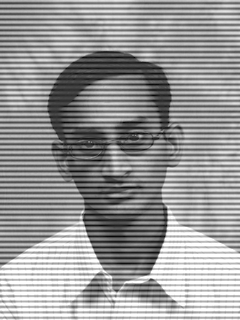
#> input picture transformada_fourier/img/periodic_noise.png, 240 x 320 px, found by its file name
$ python filtros.py
#> lines starting #> are read from the running program, lines starting #| are printed output that depends on the picture; after the words box and inside, x2 and y2 are one past the last pixel; in counts of white or black regions, pixels touching at a corner belong together
#2.     Crie filtros passa-baixa do tipo ideal, butterworth e gaussiano e aplique-o às imagens disponibilizadas. Visualize o seguinte:

#a)    a imagem inicial;
import numpy as np
import matplotlib.pyplot as plt

def ideal_lowpass_filter(shape, cutoff):
    """ Cria um filtro passa-baixa ideal """
    P, Q = shape
    H = np.zeros((P, Q))
    for u in range(P):
        for v in range(Q):
            D = np.sqrt((u - P/2)**2 + (v - Q/2)**2)
            if D <= cutoff:
                H[u, v] = 1
    return H

def butterworth_lowpass_filter(shape, cutoff, order):
    """ Cria um filtro passa-baixa Butterworth """
    P, Q = shape
    H = np.zeros((P, Q))
    for u in range(P):
        for v in range(Q):
            D = np.sqrt((u - P/2)**2 + (v - Q/2)**2)
            H[u, v] = 1 / (1 + (D / cutoff)**(2 * order))
    return H

def gaussian_lowpass_filter(shape, cutoff):
    """ Cria um filtro passa-baixa Gaussiano """
    P, Q = shape
    H = np.zeros((P, Q))
    for u in range(P):
        for v in range(Q):
            D = np.sqrt((u - P/2)**2 + (v - Q/2)**2)
            H[u, v] = np.exp(-(D**2) / (2 * (cutoff**2)))
    return H

def visualize_filtering(image, filter, filtered_image):
    """Visualiza a imagem original, o filtro e a imagem filtrada."""
    fig, axes = plt.subplots(1, 3, figsize=(15, 5))

    axes[0].imshow(image, cmap='gray')
    axes[0].set_title("Imagem Original")
    axes[0].axis('off')

    axes[1].imshow(np.log1p(filter), cmap='gray')  # Usando log1p para melhor visualização
    axes[1].set_title("Filtro Passa-Baixa")
    axes[1].axis('off')

    axes[2].imshow(filtered_image, cmap='gray')
    axes[2].set_title("Imagem Filtrada")
    axes[2].axis('off')

    plt.tight_layout()
    plt.show()

def main():
    # Carregar a imagem
    img = plt.imread('/home/camila/Documentos/processamentoImagens/exercicios/transformada_fourier/img/periodic_noise.png')
#> img is the input picture: shape (320, 240) float32; min 0.00392, max 1, mean 0.593

    # Calcular o espectro de Fourier da imagem
    img_spectrum = np.fft.fftshift(np.fft.fft2(img))

    # Criar filtros passa-baixa
    shape = img.shape
#> shape = (320, 240)
    cutoff = 50
    order = 2
    H_ideal = ideal_lowpass_filter(shape, cutoff)
#> after the loop in ideal_lowpass_filter, `for u in range(P):`:
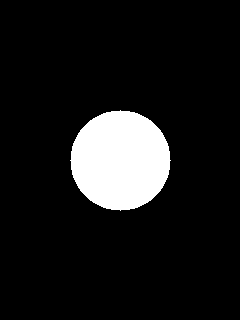
#> H: shape (320, 240) float64; values 0 (black) and 1 (white), 10.2% white; 1 white region, box (x1, y1, x2, y2) and area: (70, 110, 171, 211) 7845
    H_butterworth = butterworth_lowpass_filter(shape, cutoff, order)
#> after the loop in butterworth_lowpass_filter, `for u in range(P):`:
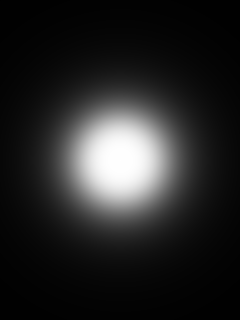
#> H: shape (320, 240) float64; min 0.00389, max 1, mean 0.149
    H_gaussian = gaussian_lowpass_filter(shape, cutoff)
#> after the loop in gaussian_lowpass_filter, `for u in range(P):`:
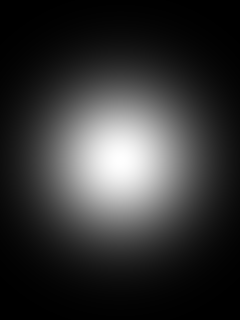
#> H: shape (320, 240) float64; min 0.000335, max 1, mean 0.201

    # Aplicar os filtros à imagem
    img_filtered_ideal = np.abs(np.fft.ifft2(np.fft.ifftshift(img_spectrum * H_ideal)))
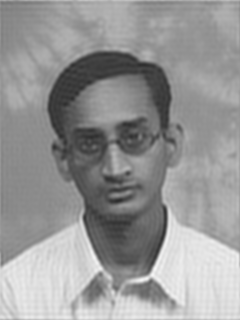
#> img_filtered_ideal: shape (320, 240) float64; min 0.173, max 0.97, mean 0.593
    img_filtered_butterworth = np.abs(np.fft.ifft2(np.fft.ifftshift(img_spectrum * H_butterworth)))
    img_filtered_gaussian = np.abs(np.fft.ifft2(np.fft.ifftshift(img_spectrum * H_gaussian)))
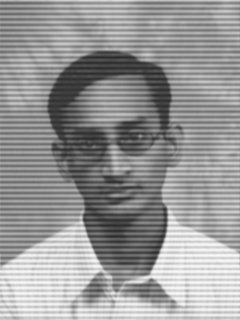
#> img_filtered_gaussian: shape (320, 240) float64; min 0.171, max 0.978, mean 0.593

    # Visualizar os resultados
    visualize_filtering(img, H_ideal, img_filtered_ideal)
    visualize_filtering(img, H_butterworth, img_filtered_butterworth)
#> in visualize_filtering (call 2), `plt.show()`:
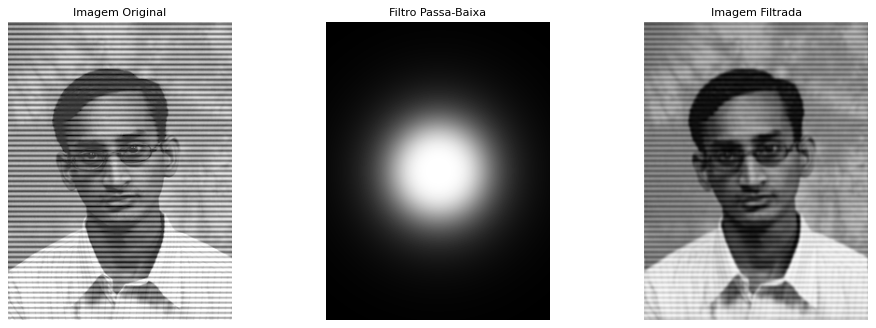
#> figure drawn by matplotlib, 3 panels
    visualize_filtering(img, H_gaussian, img_filtered_gaussian)
#> in visualize_filtering (call 3), `plt.show()`:
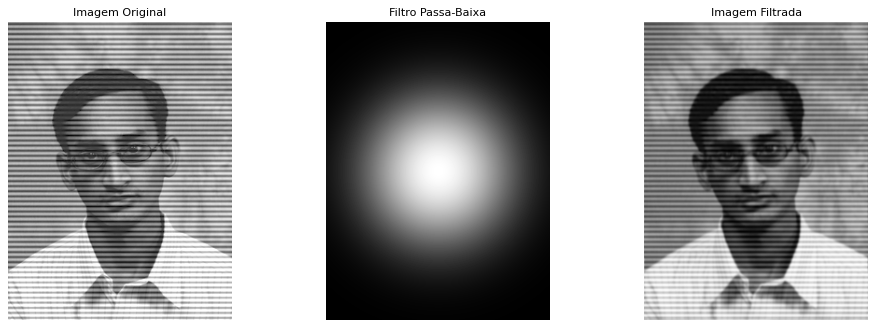
#> figure drawn by matplotlib, 3 panels

if __name__ == "__main__":
    main()

$ run again, with transformada_fourier/img/car.tif saved as transformada_fourier/img/periodic_noise.png
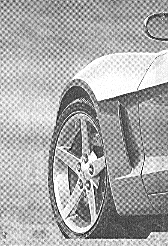
#> input picture transformada_fourier/img/car.tif, 168 x 246 px, found by its file name
#> in main, img is the input picture: shape (246, 168) float32; min 0, max 1, mean 0.665
#> after the loop in ideal_lowpass_filter, `for u in range(P):`:
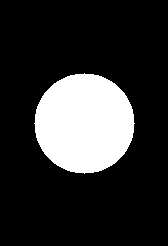
#> H: shape (246, 168) float64; values 0 (black) and 1 (white), 19% white; 1 white region, box (x1, y1, x2, y2) and area: (34, 73, 135, 174) 7845
#> in visualize_filtering (call 3), `plt.show()`:
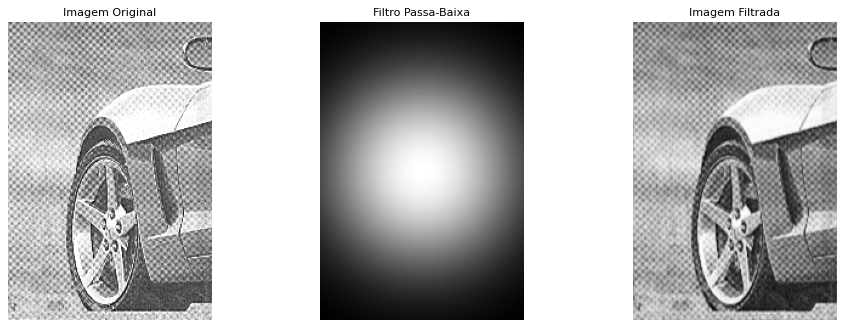
#> figure drawn by matplotlib, 3 panels
